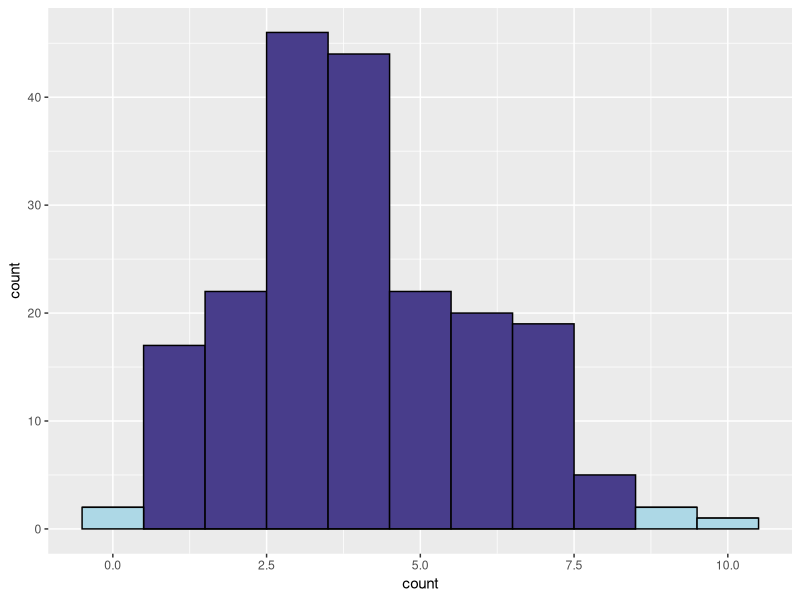

The R script that drew this image:
## ---- chunk 1
#For known parameters (n=100, p=0.04), we calculates the the chances of getting the 9 individuals that indeed suffered from the disease. 
n = 100 # number of test persons
p = 0.04 # Known prevalence of the disease in the general population
binom.test(x=9, n=n, p=p)
## ---- chunk 2
library(tidyverse)
set.seed(33)

# define lower and upper bounds: beyond these bounds, results are significant
lower <- qbinom(0.025, size=100, prob=0.04)
upper <- qbinom(0.975, size=100, prob=0.04)

# Generate simulated data
data <- data.frame(
  count = rbinom(n=200, size=100, prob=0.04)
)

# add significance
data <- data %>% 
  mutate(significant = ifelse(
    (count < lower | count > upper), 1, 0))

data %>% 
  ggplot(aes(x=count, fill=factor(significant)))+
  geom_histogram(binwidth=1,color="black")+
   scale_fill_discrete(type=c("darkslateblue","lightblue"))+
  guides(fill = "none")

